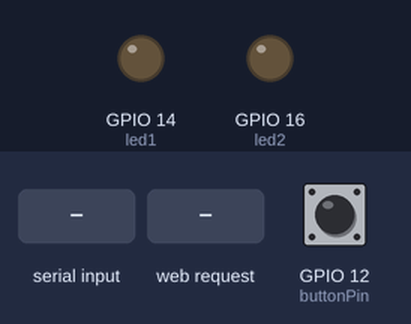
Bench run of a sketch on a simulated ESP8266 (NodeMCU). Shown: output pins drawn as LEDs (lit = HIGH). The inputs (shaded band) are chosen by the test bench; at power-on: GPIO 12 (buttonPin) HIGH. WiFi joins after 1.5 s; servers stay silent unless stated; what the sketch prints to the serial monitor is not drawn.

Above: at 2.7 s.
2.8 s: "LED1_ON\n" received over Serial
At 4.0 s:
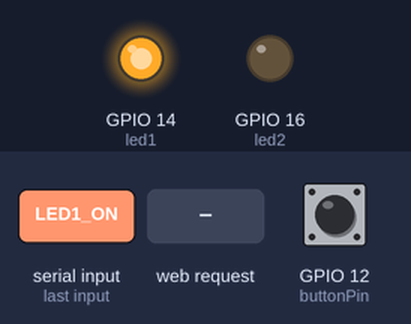
4.3 s: HTTP request GET /led2/on received
At 5.5 s:
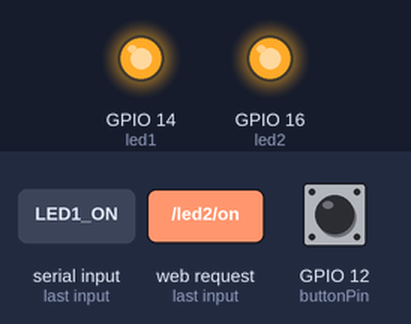
5.8 s: "LED1_OFF\n" received over Serial
At 6.9 s:
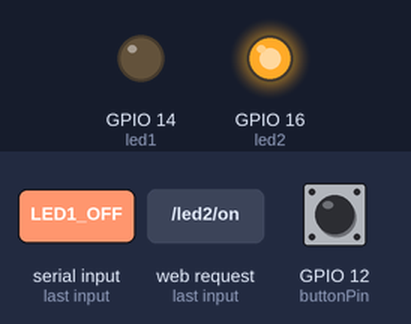
8.9 s: HTTP request GET /led1/on received
At 9.7 s:
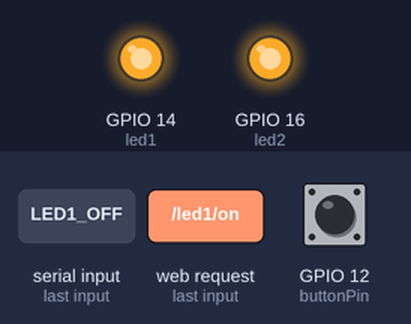
10.4 s: HTTP request GET /led1/off received
At 11.1 s:
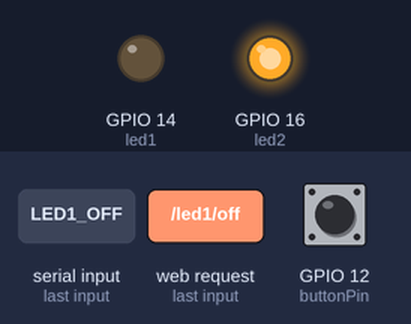
Timing chart, 0 to 12.9 s (numbered marks = the images above; inputs shaded):
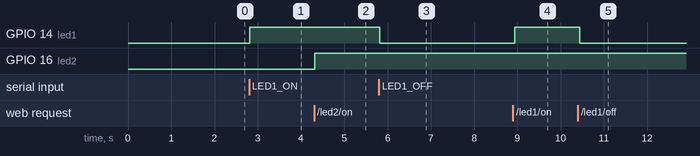

Measured:
- after the input at 2.8 s, GPIO 14 (led1): LOW → HIGH at once
- after the input at 4.3 s, GPIO 16 (led2): LOW → HIGH at once
- after the input at 5.8 s, GPIO 14 (led1): HIGH → LOW at once
- after the input at 8.9 s, GPIO 14 (led1): LOW → HIGH at once
- after the input at 10.4 s, GPIO 14 (led1): HIGH → LOW after 0.05 s

The sketch:

LMV.ino
```cpp
#include <ESP8266WiFi.h>
#include <ESP8266WebServer.h>

// Define Wi-Fi credentials
const char* ssid = "POCO M6 Pro";
const char* password = "123456789";

// Create a web server on port 80
ESP8266WebServer server(80);

// Define pin connections
const int led1 = 14;
const int led2 = 16;
const int buttonPin = 12;

// Variables to store the button state
bool buttonPressed = false;

void setup() {
  // Initialize serial for debugging
  Serial.begin(115200);

  // Initialize the LED pins as outputs
  pinMode(led1, OUTPUT);
  pinMode(led2, OUTPUT);

  // Initialize the button pin as an input with an internal pull-up resistor
  pinMode(buttonPin, INPUT_PULLUP);

  // Set initial LED states to off
  digitalWrite(led1, LOW);
  digitalWrite(led2, LOW);

  // Connect to Wi-Fi
  Serial.print("Connecting to Wi-Fi: ");
  Serial.println(ssid);
  WiFi.begin(ssid, password);

  while (WiFi.status() != WL_CONNECTED) {
    delay(500);
    Serial.print(".");
  }

  Serial.println("");
  Serial.println("WiFi connected.");
  Serial.print("IP address: ");
  Serial.println(WiFi.localIP());

  // Setup routes for the web server
  server.on("/", handleRoot);
  server.on("/led1/on", handleLed1On);
  server.on("/led1/off", handleLed1Off);
  server.on("/led2/on", handleLed2On);
  server.on("/led2/off", handleLed2Off);
  server.on("/button_state", handleButtonState);

  // Start the web server
  server.begin();
  Serial.println("HTTP server started.");
}

void loop() {
  // Handle client requests
  server.handleClient();

  // Read the button state
  bool currentButtonState = digitalRead(buttonPin) == HIGH; // LOW means pressed
  if (currentButtonState != buttonPressed) {
    buttonPressed = currentButtonState;
    Serial.print("Button state changed: ");
    Serial.println(buttonPressed ? "Pressed" : "Not pressed");
  }

  // Check for serial input
  if (Serial.available()) {
    String command = Serial.readStringUntil('\n'); // Read command from serial
    handleSerialCommand(command); // Handle the command
  }

  delay(50); // Simple debounce
}

// Handle commands from serial
void handleSerialCommand(String command) {
  if (command == "LED1_ON") {
    digitalWrite(led1, HIGH);
    Serial.println("LED 1 is ON");
  } else if (command == "LED1_OFF") {
    digitalWrite(led1, LOW);
    Serial.println("LED 1 is OFF");
  } else if (command == "LED2_ON") {
    digitalWrite(led2, HIGH);
    Serial.println("LED 2 is ON");
  } else if (command == "LED2_OFF") {
    digitalWrite(led2, LOW);
    Serial.println("LED 2 is OFF");
  } else if (command == "CHECK_BUTTON") {
    Serial.println(digitalRead(buttonPin) == LOW ? "Pressed" : "Not pressed");
  }
}

// Handle the main page
void handleRoot() {
  String html = "<h1>Control LEDs and Check Button</h1>";
  html += "<p><a href=\"/led1/on\">Turn LED 1 on</a></p>";
  html += "<p><a href=\"/led1/off\">Turn LED 1 off</a></p>";
  html += "<p><a href=\"/led2/on\">Turn LED 2 on</a></p>";
  html += "<p><a href=\"/led2/off\">Turn LED 2 off</a></p>";
  html += "<p>Button state: <span id=\"buttonState\">Unknown</span></p>";

  // JavaScript to update button state dynamically
  html += "<script>";
  html += "function updateButtonState() {";
  html += "  var xhr = new XMLHttpRequest();";
  html += "  xhr.onreadystatechange = function() {";
  html += "    if (xhr.readyState == 4 && xhr.status == 200) {";
  html += "      document.getElementById('buttonState').innerHTML = xhr.responseText;";
  html += "    }";
  html += "  };";
  html += "  xhr.open('GET', '/button_state', true);";
  html += "  xhr.send();";
  html += "}";

  html += "setInterval(updateButtonState, 100);";
  html += "</script>";

  server.send(200, "text/html", html);
}

// Handle button state and send it to the web page
void handleButtonState() {
  if (digitalRead(buttonPin) == LOW) {
    server.send(200, "text/plain", "Pressed");
  } else {
    server.send(200, "text/plain", "Not pressed");
  }
}

// Turn LED 1 on
void handleLed1On() {
  digitalWrite(led1, HIGH);
  server.send(200, "text/html", "<h1>LED 1 is ON</h1><a href=\"/\">Go back</a>");
}

// Turn LED 1 off
void handleLed1Off() {
  digitalWrite(led1, LOW);
  server.send(200, "text/html", "<h1>LED 1 is OFF</h1><a href=\"/\">Go back</a>");
}

// Turn LED 2 on
void handleLed2On() {
  digitalWrite(led2, HIGH);
  server.send(200, "text/html", "<h1>LED 2 is ON</h1><a href=\"/\">Go back</a>");
}

// Turn LED 2 off
void handleLed2Off() {
  digitalWrite(led2, LOW);
  server.send(200, "text/html", "<h1>LED 2 is OFF</h1><a href=\"/\">Go back</a>");
}
```
